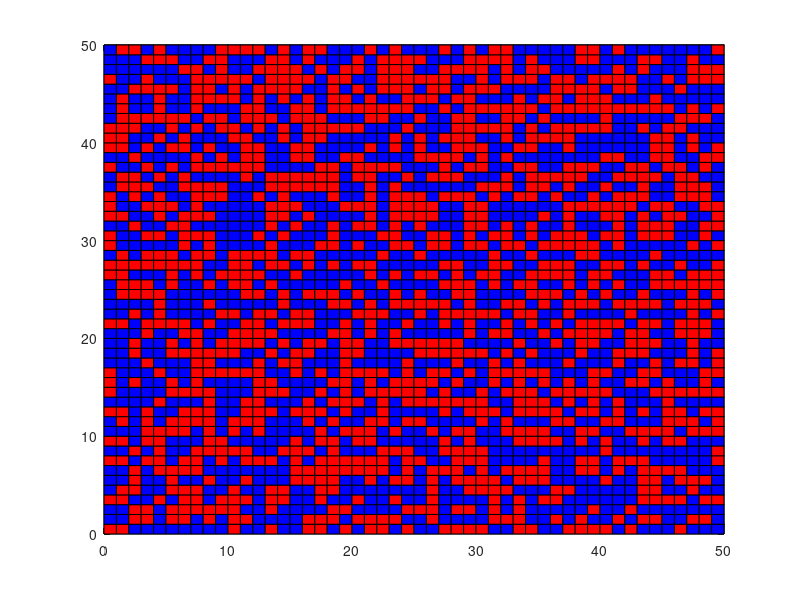

Here is the MATLAB script that generated this plot:
%% Definitioner

% Antal noder (måste vara en kvadrat).
n = 2500;
% Coupling-parametern
J = 1;

%% Isingmodellen (instansiering)

% Sidlängd på matrisen
N = sqrt(n);
% Matrisen som huserar noderna
A = zeros(N,N);
% Hamiltonianen
H = 0;

% Gör bakgrunden vit
fill([1 N+1 N+1 1],[1 1 N+1 N+1],'w')
axis([0 N 0 N])
hold on

% Ritar linjerna på grafen
for k=1:N+1
    plot([0 N+1],[k k], 'color', 'black')
    plot([k k],[0 N+1],'color', 'black')
end

% Instantiera slumpmässig matris
% Röd färg: 1
% Blå färg: -1
% "Vit färg: 0"

for x=0:N-1
    for y=0:N-1
        rnd = unidrnd(2,1,1);
        if rnd == 1
            A(x+1,y+1) = 1;
            fill([x x+1 x+1 x],[y y y+1 y+1],'r')
        end
        if rnd == 2
            A(x+1,y+1) = -1;
            fill([x x+1 x+1 x],[y y y+1 y+1],'b')
        end
    end
end

% Beräkna Hamiltonianen
for x=1:N
    for y=1:N
        % Här sker operation för varje nod
        if y < N
            H = H + J*A(x,y)*A(x,y+1);
        end
        if y > 1
            H = H + J*A(x,y)*A(x,y-1);
        end
        if x < N
            H = H + J*A(x,y)*A(x+1,y);
        end
        if x > 1
            H = H + J*A(x,y)*A(x-1,y);
        end
    end
end

%% Monte Carlo simulering

